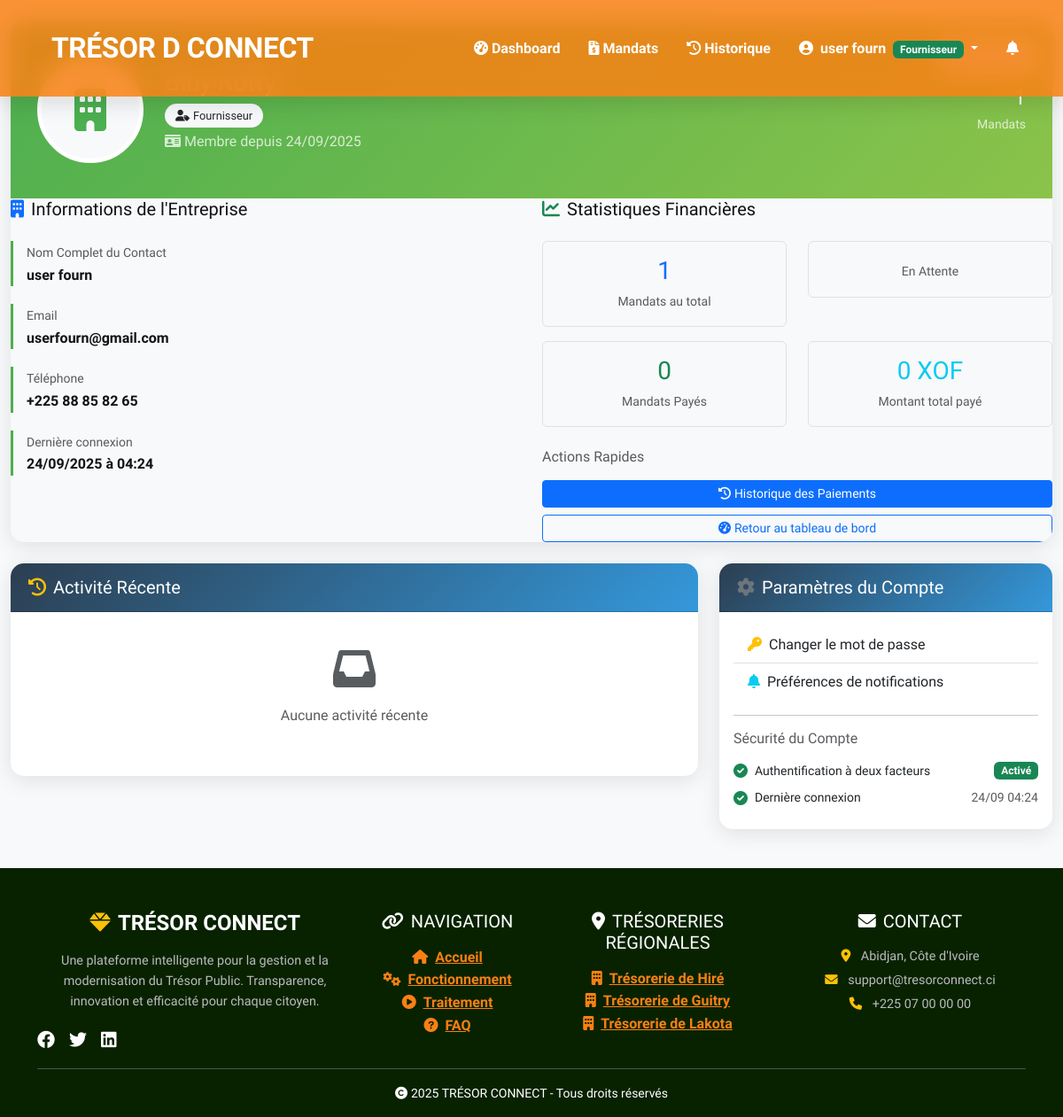
Before: /profil (signed in) with the older database file.
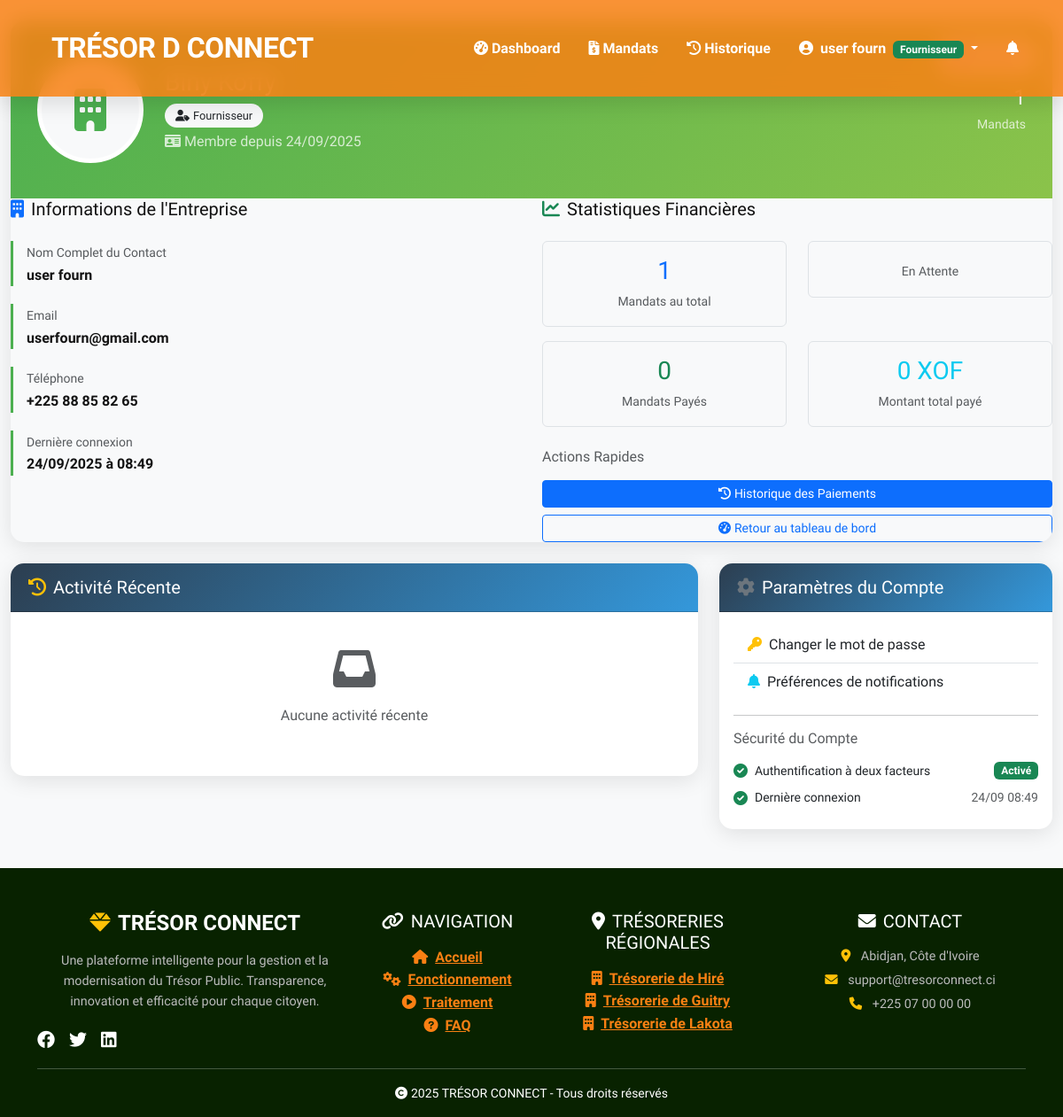
After: the same page with the newer database file.
### models.py (models this page shows, shortened)
class User(UserMixin, db.Model):
    __tablename__ = 'users'
    id = db.Column(db.Integer, primary_key=True)
    email = db.Column(db.String(120), unique=True, nullable=False)
    telephone = db.Column(db.String(20), nullable=False)
    nom_complet = db.Column(db.String(200), nullable=False)
    password_hash = db.Column(db.String(256), nullable=False)
    role = db.Column(db.Enum(UserRole), nullable=False)
    entreprise = db.Column(db.String(200))
    service = db.Column(db.String(200))
    is_active = db.Column(db.Boolean, default=True)
    date_creation = db.Column(db.DateTime, default=datetime.utcnow)
    last_login = db.Column(db.DateTime)
    mandats_agent = db.relationship('Mandat', foreign_keys='Mandat.agent_id', backref='agent', lazy=True)
    mandats_fournisseur = db.relationship('Mandat', foreign_keys='Mandat.fournisseur_id', backref='fournisseur', lazy=True)
    historiques = db.relationship('HistoriqueMandat', backref='user', lazy=True)
    notifications = db.relationship('Notification', backref='user', lazy=True)
    otps = db.relationship('OTP', backref='user', lazy=True)

### app.py (the view)
@app.route('/profil')
@login_required
def profil():
    if current_user.role == UserRole.AGENT:
        stats = {
            'mandats_total': Mandat.query.filter_by(agent_id=current_user.id).count(),
            'mandats_en_cours': Mandat.query.filter_by(agent_id=current_user.id, statut=StatutMandat.EN_COURS).count(),
            'mandats_valides': Mandat.query.filter_by(agent_id=current_user.id, statut=StatutMandat.VALIDE).count(),
            'mandats_payes': Mandat.query.filter_by(agent_id=current_user.id, statut=StatutMandat.PAYE).count()
        }
        mandats_recents = Mandat.query.filter_by(agent_id=current_user.id)\
            .order_by(Mandat.date_depot.desc())\
            .limit(5)\
            .all()
        activites_recentes = []
        for mandat in mandats_recents:
            activites_recentes.append({
                'action': f'Mandat {mandat.reference} déposé',
                'description': f'Montant: {mandat.montant} FCFA - {mandat.fournisseur.nom_complet if mandat.fournisseur else "Fournisseur inconnu"}',
                'date': mandat.date_depot,
                'type': 'Mandat'
            })
        return render_template('user_agent/agent_profile.html',
                             stats=stats,
                             activites_recentes=activites_recentes)
    elif current_user.role == UserRole.FOURNISSEUR:
        mandats_total = Mandat.query.filter_by(fournisseur_id=current_user.id).count()
        mandats_payes_query = Mandat.query.filter_by(
            fournisseur_id=current_user.id,
            statut=StatutMandat.PAYE
        ).all()
        stats = {
            'mandats_total': mandats_total,
            'mandats_attente': Mandat.query.filter_by(
                fournisseur_id=current_user.id,
                statut=StatutMandat.EN_COURS
            ).count(),
            'mandats_payes': len(mandats_payes_query),
            'montant_total': sum(mandat.montant for mandat in mandats_payes_query)
        }
        return render_template('user_fournisseur/fournisseur_profile.html', stats=stats)
    else:
        return render_template('user_agent/agent_profile.html',
                             stats={'mandats_total': 0, 'mandats_en_cours': 0, 'mandats_valides': 0, 'mandats_payes': 0},
                             activites_recentes=[])

### app.py (called while the page is built)
def create_app():
    app = Flask(__name__)
    app.config.from_object(Config)
    db.init_app(app)
    login_manager = LoginManager()
    login_manager.init_app(app)
    login_manager.login_view = 'connexion'
    login_manager.login_message = 'Veuillez vous connecter pour accéder à cette page.'
    @login_manager.user_loader
    def load_user(user_id):
        return User.query.get(int(user_id))
    with app.app_context():
        os.makedirs(app.config['UPLOAD_FOLDER'], exist_ok=True)
    return app

### templates/user_fournisseur/fournisseur_profile.html (shortened to what the changed rows need)
{% extends "base.html" %}
{% block content %}
<div class="container-fluid py-4">
    <div class="row mb-4">
        <div class="col-12">
            <div class="profile-card">
                <div class="profile-header">
                    <div class="row align-items-center">
                        <div class="col">
                            <h1 class="h3 mb-2">{{ current_user.entreprise or current_user.nom_complet }}</h1>
                            <p class="mb-1">
                                <span class="stat-badge bg-light text-dark">
                                </span>
                            </p>
                            <p class="mb-0 opacity-75">
                                <i class="fas fa-id-card me-1"></i>Membre depuis
                                {{ current_user.date_creation.strftime('%d/%m/%Y') }}
                            </p>
                        </div>
                    </div>
                </div>
                <div class="card-body">
                    <div class="row">
                        <div class="col-lg-6">
                            <div class="info-item">
                                <label class="text-muted small">Nom Complet du Contact</label>
                                <p class="mb-0 fw-bold">{{ current_user.nom_complet }}</p>
                            </div>
                            <div class="info-item">
                                <label class="text-muted small">Email</label>
                                <p class="mb-0 fw-bold">{{ current_user.email }}</p>
                            </div>
                            <div class="info-item">
                                <label class="text-muted small">Téléphone</label>
                                <p class="mb-0 fw-bold">{{ current_user.telephone }}</p>
                            </div>
                            <div class="info-item">
                                <label class="text-muted small">Dernière connexion</label>
                                <p class="mb-0 fw-bold">
                                    {% if current_user.last_login %}
                                        {{ current_user.last_login.strftime('%d/%m/%Y à %H:%M') }}
                                    {% else %}
                                        Première connexion
                                    {% endif %}
                                </p>
                            </div>
                        </div>
                    </div>
                </div>
            </div>
        </div>
    </div>
    <div class="row">
        <div class="col-lg-4">
            <div class="card profile-card">
                <div class="card-body">
                    <div class="mt-3">
                        <div class="d-flex align-items-center mb-2">
                            <i class="fas fa-check-circle text-success me-2"></i>
                            <small>Dernière connexion</small>
                            <small class="text-muted ms-auto">
                                {% if current_user.last_login %}
                                    {{ current_user.last_login.strftime('%d/%m %H:%M') }}
                                {% else %}
                                    Jamais
                                {% endif %}
                            </small>
                        </div>
                    </div>
                </div>
            </div>
        </div>
    </div>
</div>
{% endblock %}

### templates/base.html (shortened to what the changed rows need)
<!DOCTYPE html>
<html lang="{{ lang }}">
<head>
  <link href="https://cdn.jsdelivr.net/npm/bootstrap@5.3.0/dist/css/bootstrap.min.css" rel="stylesheet">
  <link href="https://cdnjs.cloudflare.com/ajax/libs/font-awesome/6.0.0-beta3/css/all.min.css" rel="stylesheet">
  <link href="{{ url_for('static', filename='css/base.css') }}" rel="stylesheet">
</head>
<body class="d-flex flex-column min-vh-100">
  <header class="custom-header py-3">
    <div class="container">
      <nav class="navbar navbar-expand-lg navbar-dark">
        <div class="collapse navbar-collapse" id="navbarNav">
          <ul class="navbar-nav ms-auto">
            {% if current_user.is_authenticated %}
              <li class="nav-item">
                <a class="nav-link {% if request.endpoint == 'dashboard' %}active{% endif %}" href="{{ url_for('dashboard') }}">
                  <i class="fas fa-tachometer-alt me-1"></i>Dashboard
                </a>
              </li>
              {% if current_user.role.value == 'fournisseur' %}
              <li class="nav-item">
                <a class="nav-link {% if request.endpoint == 'mes_mandats' %}active{% endif %}" href="{{ url_for('mes_mandats') }}">
                  <i class="fas fa-file-invoice-dollar me-1"></i>Mandats
                </a>
              </li>
              <li class="nav-item">
                <a class="nav-link {% if request.endpoint == 'historique_paiements' %}active{% endif %}" href="{{ url_for('historique_paiements') }}">
                  <i class="fas fa-history me-1"></i>Historique
                </a>
              </li>
              {% endif %}
              <li class="nav-item dropdown">
                <a class="nav-link dropdown-toggle" href="#" id="userDropdown" role="button" data-bs-toggle="dropdown">
                  <i class="fas fa-user-circle me-1"></i>
                  {{ current_user.nom_complet }}
                  <span class="badge bg-{% if current_user.role.value == 'admin' %}danger{% elif current_user.role.value == 'agent' %}primary{% elif current_user.role.value == 'tresorier' %}warning{% else %}success{% endif %} ms-1">
                    {{ current_user.role.value|title }}
                  </span>
                </a>
              </li>
              <li class="nav-item dropdown">
                <a class="nav-link position-relative" href="#" id="notificationsDropdown" role="button" data-bs-toggle="dropdown">
                  <i class="fas fa-bell"></i>
                </a>
              </li>
            {% endif %}
          </ul>
        </div>
      </nav>
    </div>
  </header>
  <main class="flex-grow-1">
    {% block content %}{% endblock %}
  </main>
</body>
</html>

Changed rows visible on the page:
changed User "user fourn": last_login "24/09/2025 à 04:24" → "24/09/2025 à 08:49"; last_login "24/09 04:24" → "24/09 08:49"
